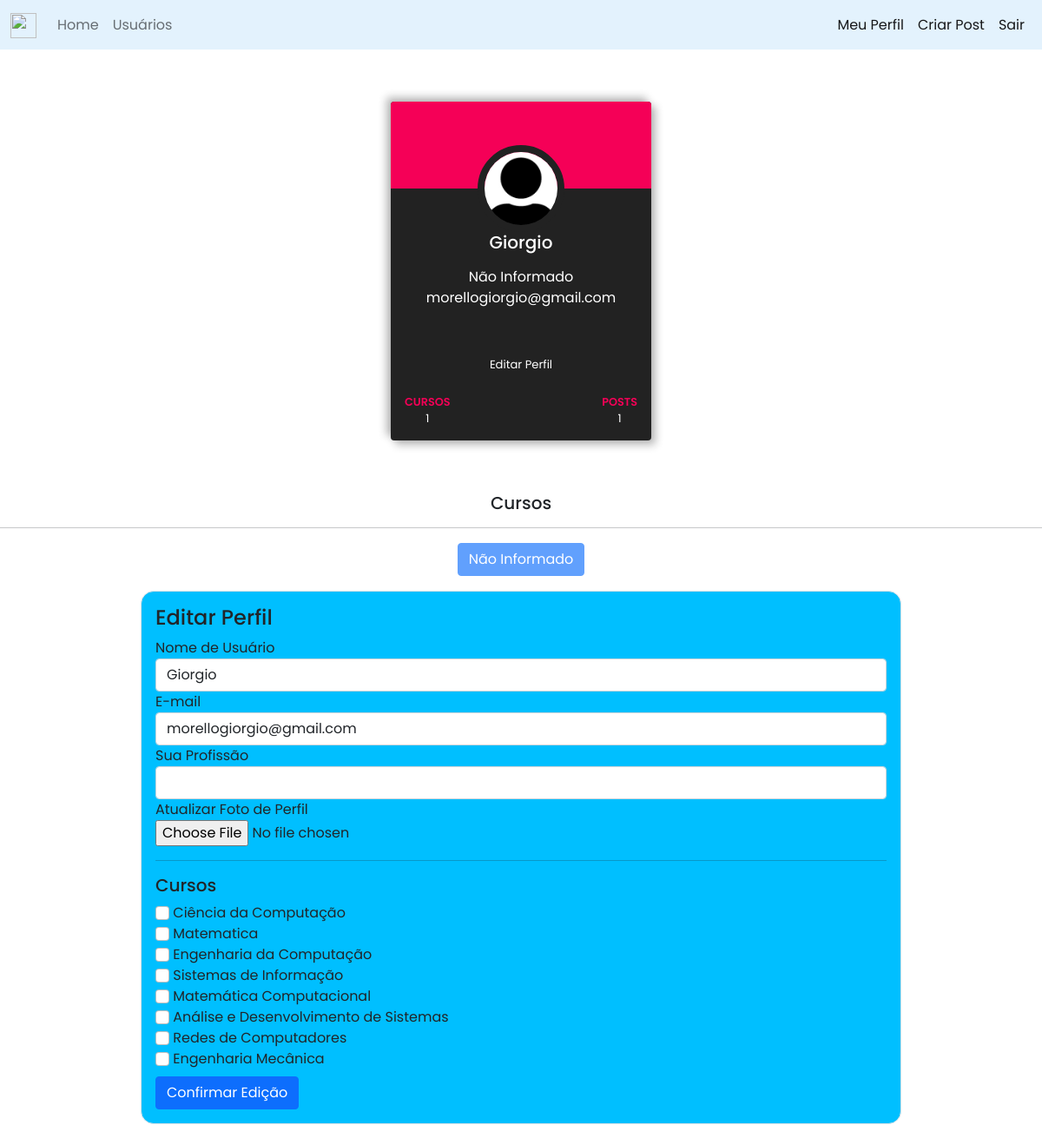
The app's page /editar-perfil (signed in) with its own data.
### projeto_site/models.py (models this page shows)
class Usuario(database.Model, UserMixin):
    id = database.Column(database.Integer, primary_key=True)
    username = database.Column(database.String, nullable=False)
    email = database.Column(database.String, nullable=False, unique=True)
    password = database.Column(database.String, nullable=False)
    foto_perfil = database.Column(database.String, default='default.jpg')
    posts = database.relationship('Post', backref='autor', lazy=True)
    profissao = database.Column(database.String, nullable=False, default='Não Informado')
    cursos = database.Column(database.String, nullable=False, default='Não Informado')
    def contar_post(self):
        return len(self.posts)

### projeto_site/routes.py (the view)
@app.route("/editar-perfil", methods=['POST', 'GET'])
@login_required
def editar_perfil():
    form_editar = FormEditarPerfil()
    if form_editar.validate_on_submit():
        current_user.username = form_editar.username.data
        current_user.email = form_editar.email.data
        current_user.profissao = form_editar.profissao.data
        if form_editar.foto_perfil.data:
            foto_antiga = current_user.foto_perfil
            if foto_antiga != 'default.jpg':
                arquivo = os.path.join(app.root_path, 'static/foto_perfil', foto_antiga)
                if os.path.isfile(arquivo):
                    os.remove(arquivo)
            nome_imagem = salvar_imagem(form_editar.foto_perfil.data)
            current_user.foto_perfil = nome_imagem
        current_user.cursos = atualizar_cursos(form_editar)
        database.session.commit()
        flash('Perfil Atualizado', 'alert-success')
        return redirect(url_for('meu_perfil'))
    elif request.method == 'GET':
        form_editar.username.data = current_user.username
        form_editar.email.data = current_user.email
    foto_perfil = url_for(f'static', filename=f'foto_perfil/{current_user.foto_perfil}')
    return render_template('editar_perfil.html', form_editar=form_editar, foto_perfil=foto_perfil)

### projeto_site/forms.py
class FormEditarPerfil(FlaskForm):
    username = StringField('Nome de Usuário', validators=[DataRequired()])
    email = StringField('E-mail', validators=[DataRequired(), Email()])
    profissao = StringField('Sua Profissão', validators=[DataRequired()])
    botao_editar = SubmitField('Confirmar Edição')
    foto_perfil = FileField('Atualizar Foto de Perfil',validators=[FileAllowed(['jpg', 'png'])], )
    curso_cc = BooleanField("Ciência da Computação")
    curso_mat = BooleanField("Matematica")
    curso_ec = BooleanField("Engenharia da Computação")
    curso_si = BooleanField("Sistemas de Informação")
    curso_mc = BooleanField("Matemática Computacional")
    curso_ads = BooleanField("Análise e Desenvolvimento de Sistemas")
    curso_rc = BooleanField("Redes de Computadores")
    curso_em = BooleanField("Engenharia Mecânica")

### projeto_site/models.py (called while the page is built)
@login_manager.user_loader
def load_usuario(id_usuario):
    return Usuario.query.get(int(id_usuario))

### projeto_site/templates/editar_perfil.html (shortened to what this page needs)
{% extends 'meu_perfil.html' %}
{% block editar_perfil %}
<div class="container">
    <div class="row">
        <div class="col">
            <form method="POST" action="" class="border mb-4 mt-3 p-3 pad" enctype="multipart/form-data">
                <h4>Editar Perfil</h4>
                <fieldset>
                    <div class="form-group">
                        {{ form_editar.username.label(class="form-control-label") }}
                        {% if form_editar.username.errors %}
                            {{ form_editar.username(class="form-control is-invalid") }}
                            <div class="invalid-feedback">
                                {% for erro in form_editar.username.errors %}
                                    {{ erro }}
                                {% endfor %}
                            </div>
                        {% else %}
                            {{ form_editar.username(class="form-control") }}
                        {% endif %}
                    </div>
                    <div class="form-group">
                        {{ form_editar.email.label(class="form-control-label") }}
                        {% if form_editar.email.errors %}
                            {{ form_editar.email(class="form-control is-invalid") }}
                            <div class="invalid-feedback">
                                {% for erro in form_editar.email.errors %}
                                    {{ erro }}
                                {% endfor %}
                            </div>
                        {% else %}
                            {{ form_editar.email(class="form-control") }}
                        {% endif %}
                    </div>
                     <div class="form-group">
                        {{ form_editar.profissao.label(class="form-control-label") }}
                        {% if form_editar.profissao.errors %}
                            {{ form_editar.profissao(class="form-control is-invalid") }}
                            <div class="invalid-feedback">
                                {% for erro in form_editar.profissao.errors %}
                                    {{ erro }}
                                {% endfor %}
                            </div>
                        {% else %}
                            {{ form_editar.profissao(class="form-control") }}
                         {% endif %}
                    </div>
                    <div class="form-group">
                        {{ form_editar.foto_perfil.label }}
                        <br>
                        {{ form_editar.foto_perfil(class="form-control-file") }}
                    </div>
                    <hr>
                    <h5>Cursos</h5>
                    {% for campo in form_editar %}
                        {% if 'curso' in campo.name %}
                            <div class="form-group">
                                {{ campo(class='form-check-input') }}
                                {{ campo.label(class='form-check-label') }}
                            </div>
                        {% endif %}
                    {% endfor %}
                </fieldset>
                {{ form_editar.botao_editar(class="btn btn-primary mt-2") }}
            </form>
        </div>
    </div>
</div>
{% endblock %}

### projeto_site/templates/meu_perfil.html (shortened to what this page needs)
{% extends 'base.html' %}
{% block body %}
<div class="wrapper">
        <div class="card text-white">
            <div class="img-container d-flex align-items-center justify-content-center">
                <img src="{{ foto_perfil }}"
                    alt="" class="rounded-circle">
            </div>
            <div class="user">
                <div class="h5 text-center m-0">
                   <p>{{ current_user.username }}</p >
                </div>
                <div class="text-center text-white mb-4">
                    <span class="followers">{{ current_user.profissao }}</span>
                    <br>
                    <span class="followers pt-5">{{ current_user.email }}</span>
                </div>
                <div class="d-flex align-items-center justify-content-center mt-5">
                    <a href="{{ url_for('editar_perfil') }}"><div class="btn">Editar Perfil</div></a>
                </div>
            </div>
            <div class="px-3">
                <div class="d-flex align-items-center justify-content-between py-3 pe-none">
                    <div class="details project">
                        <div class="head text-uppercase">Cursos</div>
                        {% if current_user.cursos == ''%}
                            <div class="fs-08 text-center">0</div>
                        {% else %}
                            <div class="fs-08 text-center">{{ current_user.cursos.count(';') + 1}}</div>
                        {% endif %}
                    </div>
                    <div class="details post">
                        <div class="head text-uppercase">Posts </div>
                        <div class="fs-08 text-center">{{ current_user.contar_post() }}</div>
                    </div>
                </div>
            </div>
        </div>
    </div>
<center>
    <h5>Cursos</h5>
    <hr>
    <div class="row cur">
        <div class="col-12">
            {% for curso in current_user.cursos.split(';') %}
                {% if curso == '' %}
                <button type="button" class="btn btn-primary"disabled>Não Informado</button>
                {% else %}
                    <button type="button" class="btn btn-primary"disabled>{{ curso }}</button>
                {% endif %}
            {% endfor %}
        </div>
    </div>
</center>
{% block editar_perfil %}
{% endblock %}
{% endblock %}

### projeto_site/static/main.css (style rules this page uses)
* { margin: 0; padding: 0; box-sizing: border-box; font-family: 'Poppins', sans-serif; }
.wrapper { min-width: 100vw; display: flex; align-items: center; justify-content: center; padding: 5vw; }
.wrapper .card { width: 300px; background: #222; box-shadow: 5px 5px 10px #1f1f1f50, -5px -5px 10px #1f1f1f50; border: none; overflow: hidden; }
.wrapper .card .img-container img { width: 100px; height: 100px; object-fit: cover; z-index: 5; border: 8px solid #222; margin-top: calc((100px/2)*-1); }
.wrapper .card a { text-decoration: none; color: #fff; }
.wrapper .card .btn { font-size: 0.82rem; color: #fff; border-radius: 15px; }
.wrapper .card .head { font-size: 0.8rem; color: #F50057; font-weight: 600; }
.wrapper .card .fs-08 { font-size: 0.8rem; }
.pad { border-radius: 15px; margin: 10vw; background-color: #00BFFF; }
.cur { padding: 1px; }

### records on screen
Usuario: username "Giorgio", profissao "Não Informado", email "morellogiorgio@gmail.com", cursos "1", cursos "Não Informado"

### other values on screen
{{ current_user.contar_post() }} "1"
{{ campo.label(class='form-check-label') }} "Ciência da Computação" "Matematica" "Engenharia da Computação" "Sistemas de Informação" "Matemática Computacional" "Análise e Desenvolvimento de Sistemas" "Redes de Computadores" "Engenharia Mecânica"
